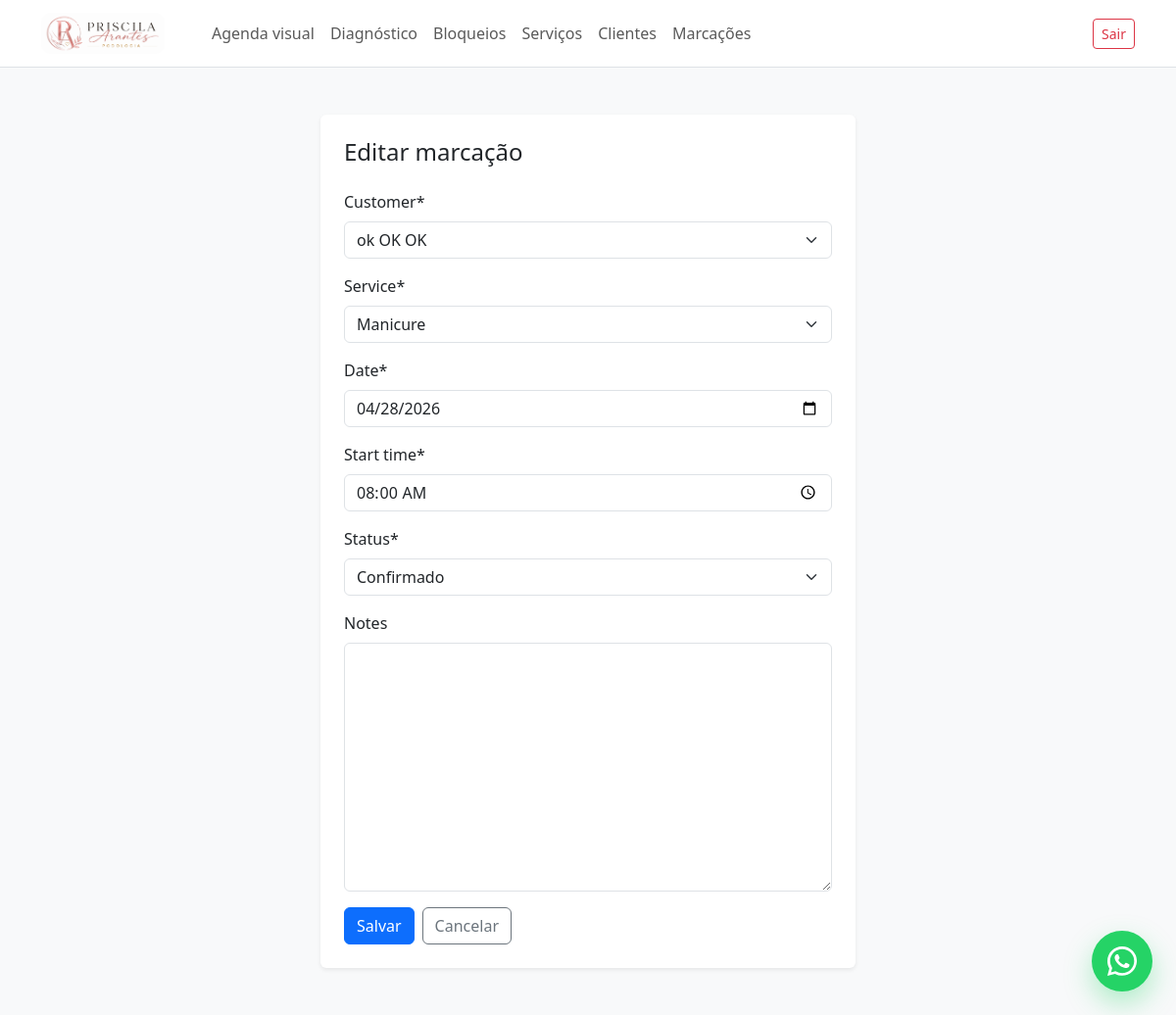
The app's page /marcacoes/4/editar/ (signed in), older data.
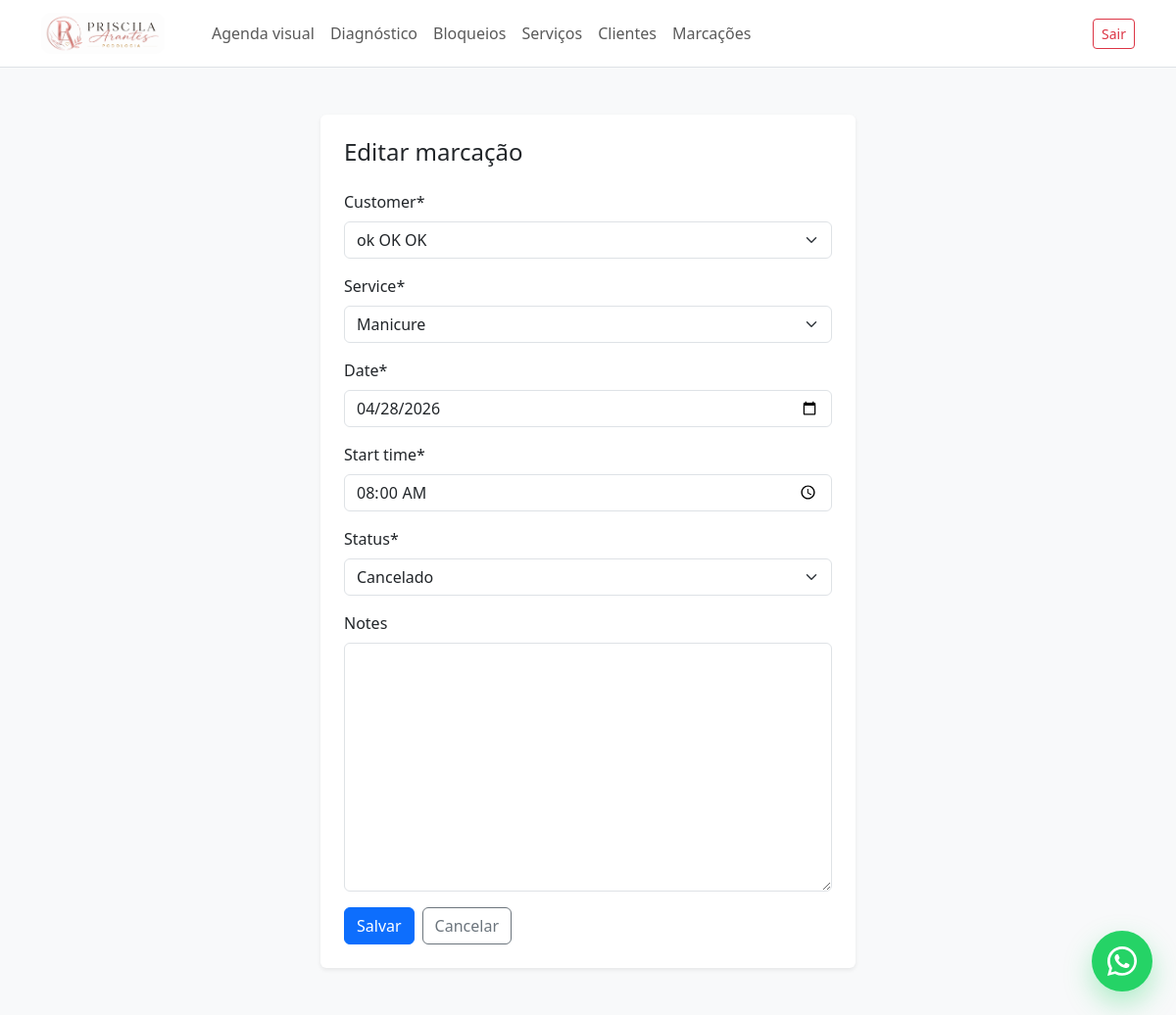
The same page, newer data.
### appointments/models.py (models this page shows, shortened)
class Appointment(models.Model):
    STATUS_SCHEDULED = "scheduled"
    STATUS_CONFIRMED = "confirmed"
    STATUS_CANCELLED = "cancelled"
    STATUS_COMPLETED = "completed"
    STATUS_CHOICES = [
        (STATUS_SCHEDULED, "Agendado"),
        (STATUS_CONFIRMED, "Confirmado"),
        (STATUS_CANCELLED, "Cancelado"),
        (STATUS_COMPLETED, "Concluído"),
    ]
    reference_code = models.CharField(
        max_length=20,
        unique=True,
        blank=True,
        editable=False,
    )
    customer = models.ForeignKey(
        Customer,
        on_delete=models.PROTECT,
        related_name="appointments",
    )
    service = models.ForeignKey(
        Service,
        on_delete=models.PROTECT,
        related_name="appointments",
    )
    created_by = models.ForeignKey(
        settings.AUTH_USER_MODEL,
        on_delete=models.PROTECT,
        related_name="created_appointments",
    )
    date = models.DateField()
    start_time = models.TimeField()
    status = models.CharField(
        max_length=20,
        choices=STATUS_CHOICES,
        default=STATUS_SCHEDULED,
    )
    notes = models.TextField(blank=True)
    created_at = models.DateTimeField(auto_now_add=True)
    updated_at = models.DateTimeField(auto_now=True)
    class Meta:
        ordering = ["date", "start_time"]

### appointments/views/appointments.py (the view, shortened to what this page needs)
# urls.py: path("marcacoes/<int:pk>/editar/", AppointmentUpdateView.as_view(), name="appointment_update"),
class AppointmentUpdateView(LoginRequiredMixin, UpdateView):
    model = Appointment
    form_class = AppointmentForm
    template_name = "appointments/appointment_form.html"
    success_url = reverse_lazy("appointments:appointment_list")
    def dispatch(self, request, *args, **kwargs):
        appointment = self.get_object()
        if appointment.status == Appointment.STATUS_COMPLETED:
            messages.error(
                request,
                "Marcações concluídas não podem ser editadas.",
            )
            return redirect("appointments:appointment_list")
        return super().dispatch(request, *args, **kwargs)

### appointments/forms.py
class AppointmentForm(forms.ModelForm):
    class Meta:
        model = Appointment
        fields = [
            "customer",
            "service",
            "date",
            "start_time",
            "status",
            "notes",
        ]
        widgets = {
            "date": forms.DateInput(attrs={"type": "date"}),
            "start_time": forms.TimeInput(attrs={"type": "time"}),
        }

### appointments/models.py (called while the page is built)
    def __str__(self):
        return self.name

    def __str__(self):
        return self.full_name

### templates/appointments/appointment_form.html (shortened to what this page needs)
{% extends "base.html" %}
{% load crispy_forms_tags %}
{% block content %}
<div class="row justify-content-center">
    <div class="col-12 col-lg-6">
        <div class="card shadow-sm border-0">
            <div class="card-body p-4">
                <h1 class="h4 mb-4">
                    {% if object %}
                        Editar marcação
                    {% else %}
                        Nova marcação
                    {% endif %}
                </h1>
                <form method="post" novalidate>
                    {{ form|crispy }}
                    <div class="d-flex gap-2 mt-3">
                        <button type="submit" class="btn btn-primary">
                            Salvar
                        </button>
                        <a href="{% url 'appointments:appointment_list' %}" class="btn btn-outline-secondary">
                            Cancelar
                        </a>
                    </div>
                </form>
            </div>
        </div>
    </div>
</div>
{% endblock %}

Row changes from the older to the newer data that the page shows:
changed Appointment "ok OK OK": status "Confirmado" → "Cancelado"
